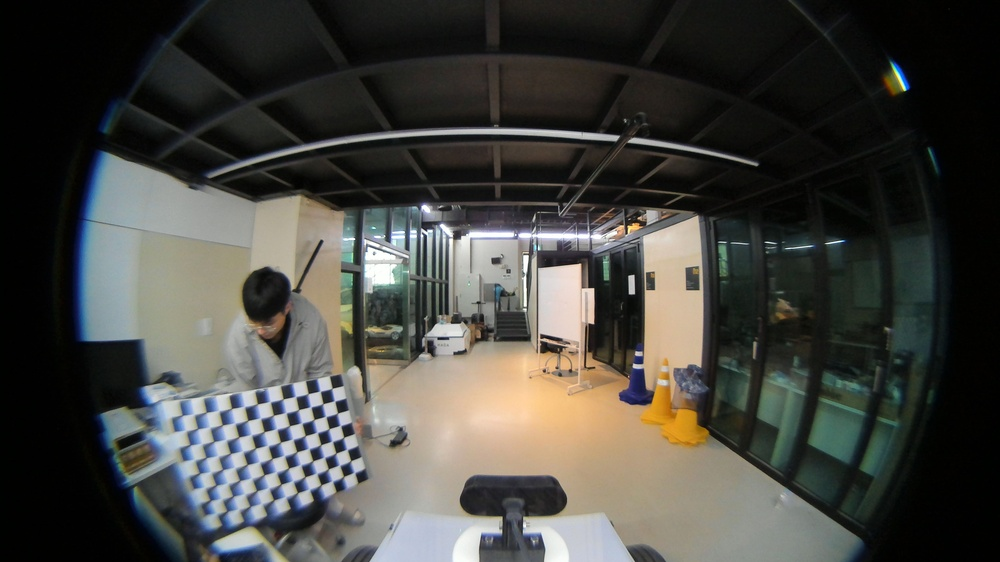
#> input picture DEVELOPMENT/wide_angle_lens/raw_images/WIN_20230708_15_22_19_Pro.jpg, 1000 x 562 px, shrunk from 3840 x 2160 before the run; its folder holds 4 pictures in this run
$ python 0_calibration.py
#> lines starting #> are read from the running program, lines starting #| are printed output that depends on the picture; after the words box and inside, x2 and y2 are one past the last pixel; in counts of white or black regions, pixels touching at a corner belong together
from module import *

CHECKERBOARD = (13, 8)

objpoints = []
imgpoints = []

objp = np.zeros((1, CHECKERBOARD[0] * CHECKERBOARD[1], 3), np.float32)
objp[0,:,:2] = np.mgrid[0 : CHECKERBOARD[0], 0 : CHECKERBOARD[1]].T.reshape(-1, 2)

images = glob.glob('./raw_images/*.jpg')

for fname in images :

    img = cv.imread(fname)
#> img is the input picture: shape (562, 1000, 3); mean B, G, R 64.2, 68.9, 69.2

    if img is None:

        print(f"Failed to load image at {fname}")
        continue

    gray = cv.cvtColor(img, cv.COLOR_BGR2GRAY)
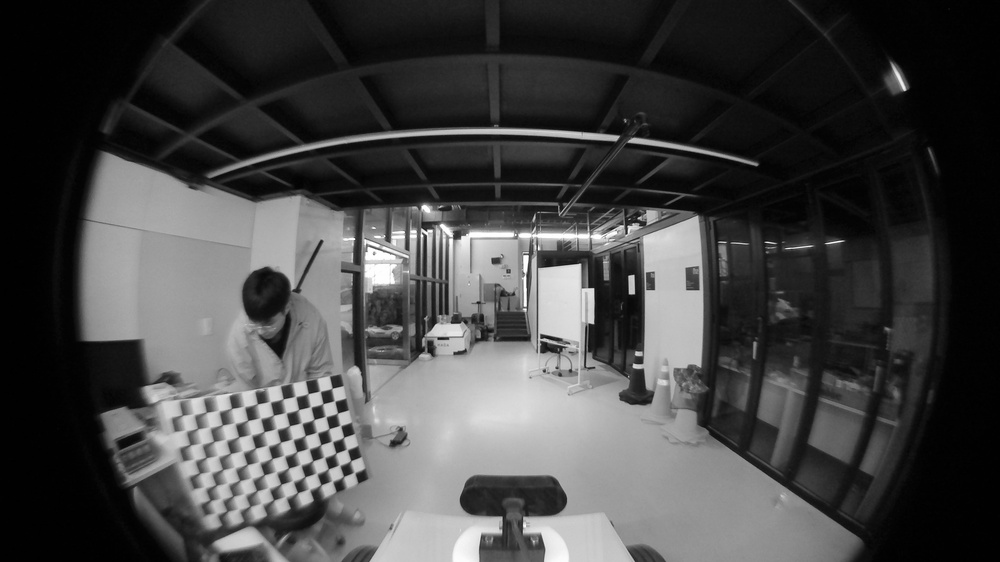
#> gray: shape (562, 1000); min 0, max 255, mean 68.5

    ret, corners = cv.findChessboardCorners(gray, CHECKERBOARD, cv.CALIB_CB_ADAPTIVE_THRESH + cv.CALIB_CB_FAST_CHECK+cv.CALIB_CB_NORMALIZE_IMAGE)
#> ret = False; corners = None

    if ret == True:

        objpoints.append(objp)
        imgpoints.append(corners)

        cv.drawChessboardCorners(img, CHECKERBOARD, corners, ret)
        cv.imshow('img',img)
        cv.waitKey(500)

    else:

        print(f"Failed to find chessboard corners in {fname}. Skipping...")
#> pass 2 of the loop `for fname in images :`:
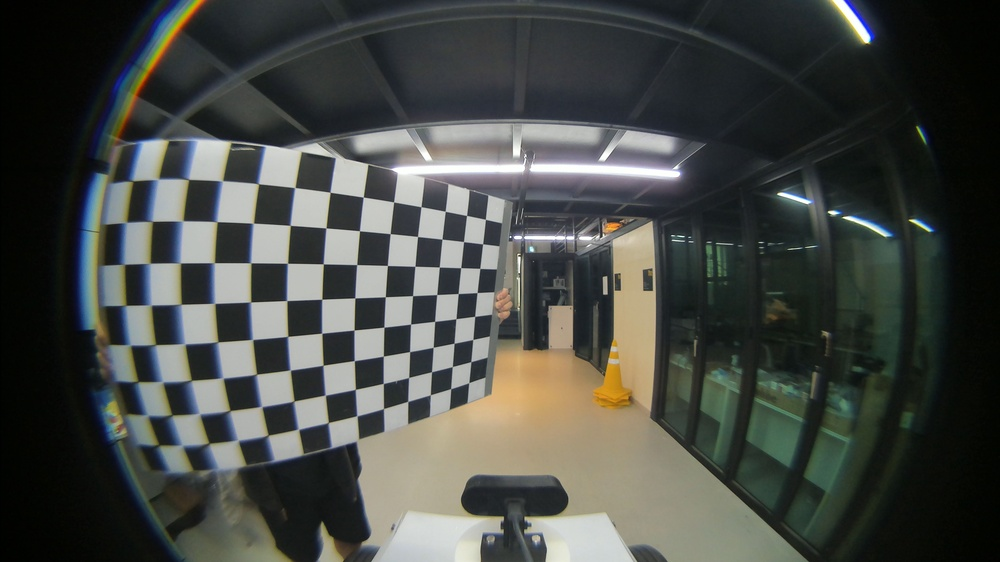
#> input picture DEVELOPMENT/wide_angle_lens/raw_images/WIN_20230710_13_20_56_Pro.jpg, 1000 x 562 px, shrunk from 3840 x 2160 before the run
#> img is the input picture: shape (562, 1000, 3); mean B, G, R 69, 73.3, 70.4
#> `gray = cv.cvtColor(img, cv.COLOR_BGR2GRAY)`:
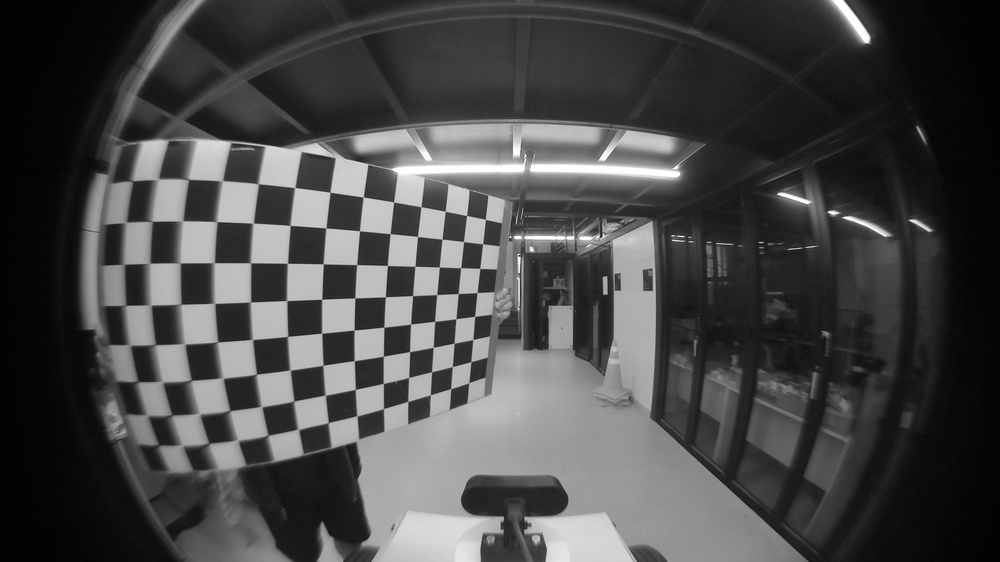
#> gray: shape (562, 1000); min 0, max 255, mean 72
#> pass 3 of the loop `for fname in images :`:
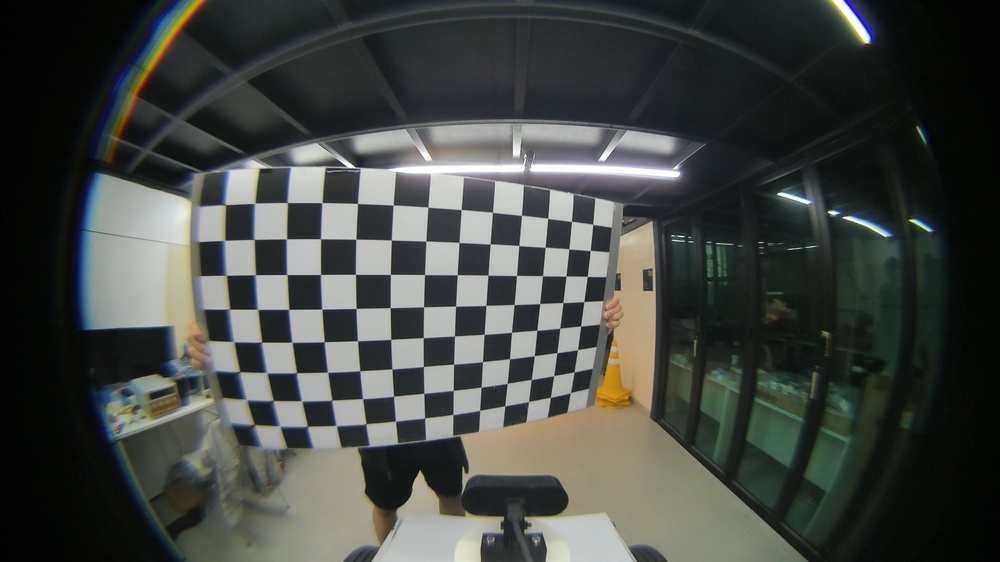
#> input picture DEVELOPMENT/wide_angle_lens/raw_images/WIN_20230710_13_20_59_Pro.jpg, 1000 x 562 px, shrunk from 3840 x 2160 before the run
#> img is the input picture: shape (562, 1000, 3); mean B, G, R 66.7, 70.6, 67.1
#> `gray = cv.cvtColor(img, cv.COLOR_BGR2GRAY)`:
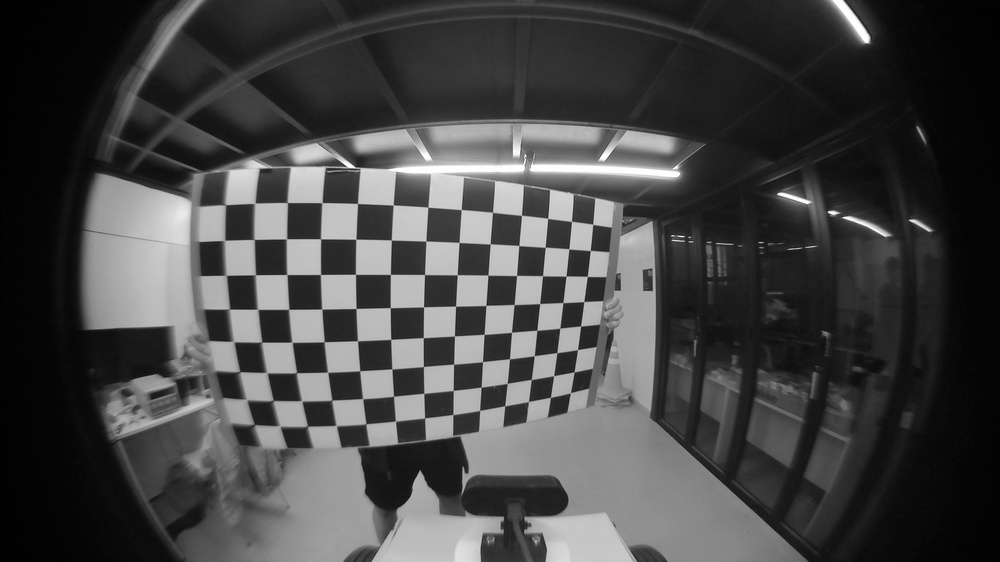
#> gray: shape (562, 1000); min 0, max 255, mean 69.1
#> ret = True; corners = 104 rows, first 8: [225.8, 204.9], [254.9, 203.2], [287.5, 202.6], [321.9, 202.6], [357.5, 203.5], [393.2, 205], [427.9, 207.2], [461.2, 209.6]
#> `cv.drawChessboardCorners(img, CHECKERBOARD, corners, ret)`:
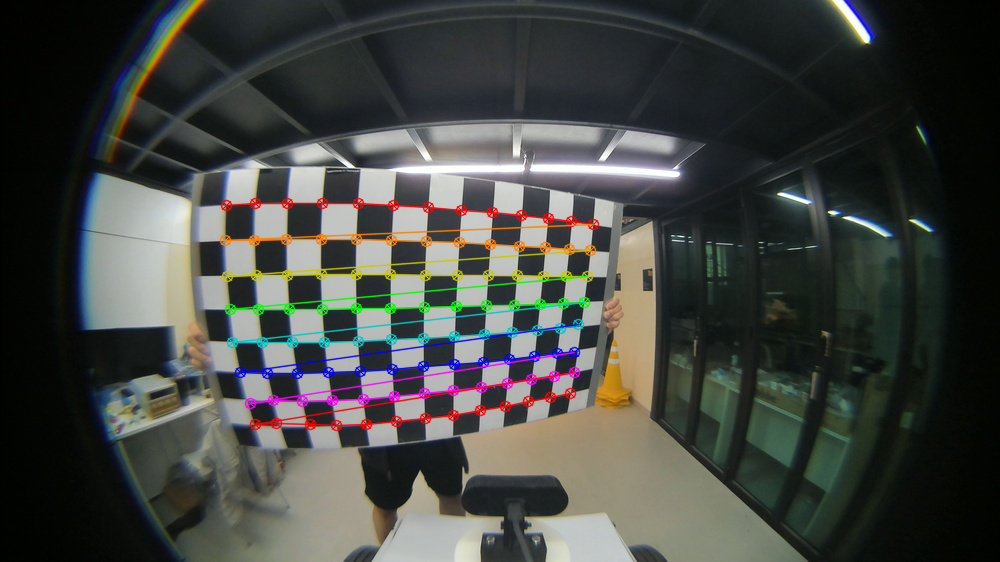
#> img: shape (562, 1000, 3); 4.02% of pixels changed, all inside (x1, y1, x2, y2) = (219, 197, 600, 432)
#> the loop made 4 passes; the first 3 are shown

cv.destroyAllWindows()

img_size = gray.shape[::-1]
#> img_size = (1000, 562)

try:

    ret, mtx, dist, rvecs, tvecs = cv.calibrateCamera(objpoints, imgpoints, img_size, None, None)

    # [8 lines of commented-out code are left out]

except cv.error as e:
    print(f"Error occurred during calibration: {e}")
